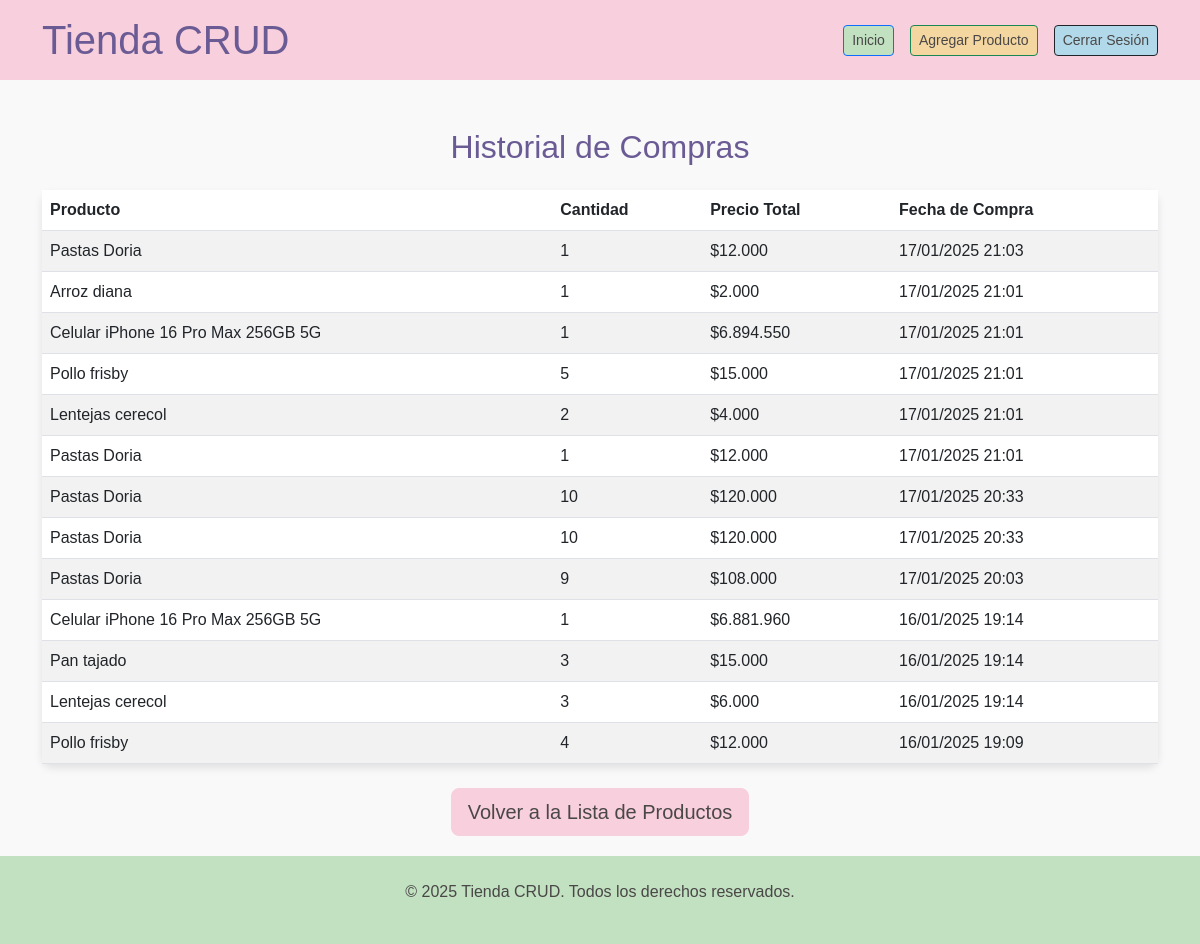
The page /purchase_history/ (signed in) on the database its author committed.
### productos/models.py (models this page shows, shortened)
class Purchase(models.Model):
    user = models.ForeignKey(User, on_delete=models.CASCADE)
    product = models.ForeignKey(Product, on_delete=models.CASCADE)
    quantity = models.PositiveIntegerField()
    total_price = models.DecimalField(max_digits=10, decimal_places=2)
    purchased_at = models.DateTimeField(auto_now_add=True)

class Product(models.Model):
    name = models.CharField(max_length=200)
    description = models.TextField()
    price = models.DecimalField(max_digits=10, decimal_places=2, default=0.00)
    stock = models.PositiveIntegerField()
    image = models.ImageField(upload_to='', blank=True, null=True)
    technical_specs = models.TextField()
    category = models.CharField(max_length=100, default="General")
    created_at = models.DateTimeField(auto_now_add=True)
    updated_at = models.DateTimeField(auto_now=True)
    class Meta:
        permissions = [
            ("can_manage_products", "Puede gestionar productos"),
        ]

### productos/views.py (the view)
# urls.py: path('purchase_history/', views.purchase_history, name='purchase_history'),
@login_required
def purchase_history(request):
    if request.user.is_superuser:
        purchases = Purchase.objects.all().order_by('-purchased_at')  # Admin ve todo
    else:
        purchases = Purchase.objects.filter(user=request.user).order_by('-purchased_at')  # Usuarios ven sus compras
    return render(request, 'productos/purchase_history.html', {'purchases': purchases})

### productos/templatetags/custom_filters.py (called while the page is built)
@register.filter
def add_thousands_separator(value):
    try:
        value = int(float(value))  # Asegura que también funcione con strings o floats
        return f"{value:,}".replace(",", ".")
    except (ValueError, TypeError):
        return value

### productos/templates/productos/purchase_history.html (shortened to what this page needs)
<!DOCTYPE html>
<html lang="es">
<head>
    <link href="https://cdn.jsdelivr.net/npm/bootstrap@5.3.0/dist/css/bootstrap.min.css" rel="stylesheet">
</head>
<body>
    {% load custom_filters %}
    <header class="py-3" style="background-color: #f8cfdc;">
        <div class="container d-flex justify-content-between align-items-center">
            <h1 class="m-0" style="color: #6b5b95;">Tienda CRUD</h1>
            <nav class="d-flex gap-3">
                <a href="{% url 'home' %}" class="btn btn-primary btn-sm" style="background-color: #c1e1c1; color: #4a4747;">Inicio</a>
                {% if not can_manage_products %}
                    <a href="{% url 'add_product' %}" class="btn btn-success btn-sm" style="background-color: #f4d6a0; color: #4a4747;">Agregar Producto</a>
                {% endif %}
                <a href="{% url 'logout' %}" class="btn btn-dark btn-sm" style="background-color: #b2d9ea; color: #4a4747;">Cerrar Sesión</a>
            </nav>
        </div>
    </header>
    <div class="container mt-5">
        <h2 class="text-center mb-4" style="color: #6b5b95;">Historial de Compras</h2>
        {% if purchases %}
        <table class="table table-striped">
            <thead>
                <tr>
                    <th>Producto</th>
                    <th>Cantidad</th>
                    <th>Precio Total</th>
                    <th>Fecha de Compra</th>
                </tr>
            </thead>
            <tbody>
                {% for purchase in purchases %}
                <tr>
                    <td>{{ purchase.product.name }}</td>
                    <td>{{ purchase.quantity }}</td>
                    <td>${{ purchase.total_price|add_thousands_separator }}</td>
                    <td>{{ purchase.purchased_at|date:"d/m/Y H:i" }}</td>
                </tr>
                {% endfor %}
            </tbody>
        </table>
        {% else %}
        <div class="alert alert-warning text-center">
            No tienes compras registradas.
        </div>
        {% endif %}
        <div class="mt-4 text-center">
            <a href="{% url 'product_list' %}" class="btn btn-secondary btn-lg">Volver a la Lista de Productos</a>
        </div>
    </div>
     <footer class="text-center py-4" style="background-color: #c1e1c1; color: #4a4747; margin-top: 20px;">
        <p>&copy; 2025 Tienda CRUD. Todos los derechos reservados.</p>
    </footer>
</body>
</html>

### productos/templates/productos/purchase_history.html (style rules this page uses)
body { font-family: Arial, sans-serif; background-color: #f9f9f9; }
.table { background-color: #ffffff; border-radius: 10px; box-shadow: 0 4px 8px rgba(0, 0, 0, 0.1); }
.table thead { background-color: #c1e1c1; color: #4a4747; }
.btn-secondary { background-color: #f8cfdc; border-color: #f8cfdc; color: #4a4747; }

### rows shown on the page
Purchase: product.name "Pastas Doria", quantity "1", total_price|add_thousands_separator "12.000", purchased_at "17/01/2025 21:03"
Purchase: product.name "Arroz diana", quantity "1", total_price|add_thousands_separator "2.000", purchased_at "17/01/2025 21:01"
Purchase: product.name "Celular iPhone 16 Pro Max 256GB 5G", quantity "1", total_price|add_thousands_separator "6.894.550", purchased_at "17/01/2025 21:01"
Purchase: product.name "Pollo frisby", quantity "5", total_price|add_thousands_separator "15.000", purchased_at "17/01/2025 21:01"
Purchase: product.name "Lentejas cerecol", quantity "2", total_price|add_thousands_separator "4.000", purchased_at "17/01/2025 21:01"
Purchase: product.name "Pastas Doria", quantity "1", total_price|add_thousands_separator "12.000", purchased_at "17/01/2025 21:01"
Purchase: product.name "Pastas Doria", quantity "10", total_price|add_thousands_separator "120.000", purchased_at "17/01/2025 20:33"
Purchase: product.name "Pastas Doria", quantity "10", total_price|add_thousands_separator "120.000", purchased_at "17/01/2025 20:33"
Purchase: product.name "Pastas Doria", quantity "9", total_price|add_thousands_separator "108.000", purchased_at "17/01/2025 20:03"
Purchase: product.name "Celular iPhone 16 Pro Max 256GB 5G", quantity "1", total_price|add_thousands_separator "6.881.960", purchased_at "16/01/2025 19:14"
Purchase: product.name "Pan tajado", quantity "3", total_price|add_thousands_separator "15.000", purchased_at "16/01/2025 19:14"
Purchase: product.name "Lentejas cerecol", quantity "3", total_price|add_thousands_separator "6.000", purchased_at "16/01/2025 19:14"
Purchase: product.name "Pollo frisby", quantity "4", total_price|add_thousands_separator "12.000", purchased_at "16/01/2025 19:09"
